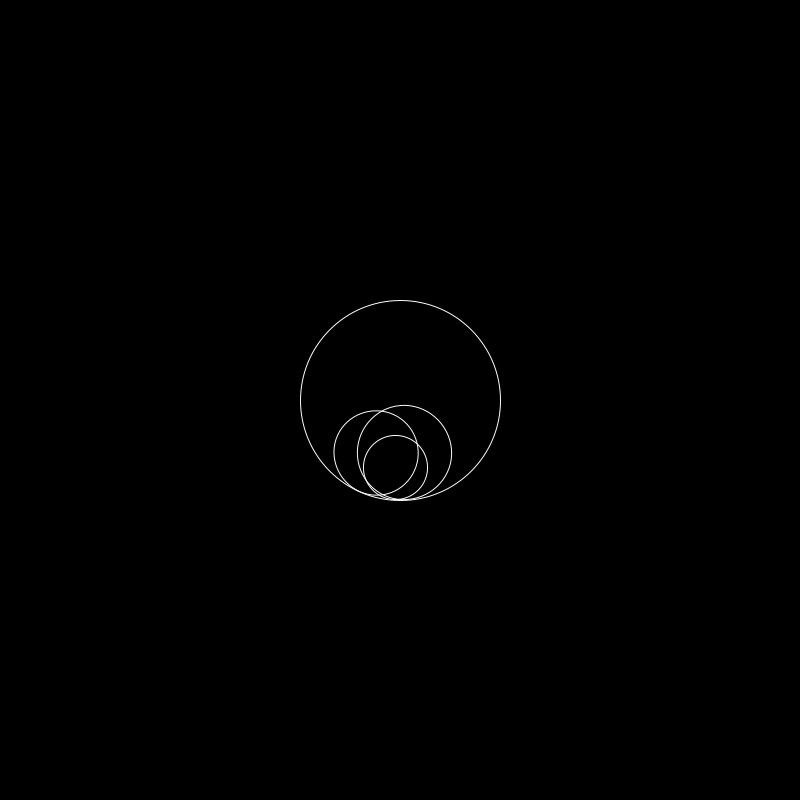
Frame 1 (no input)
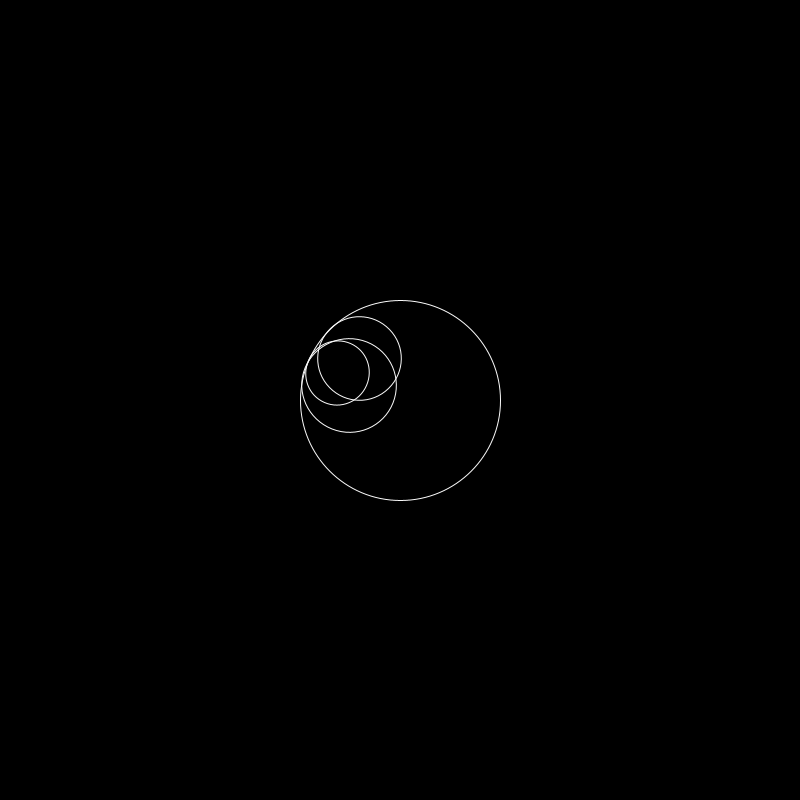
Frame 60 (the mouse pressed at the canvas centre just before this capture)
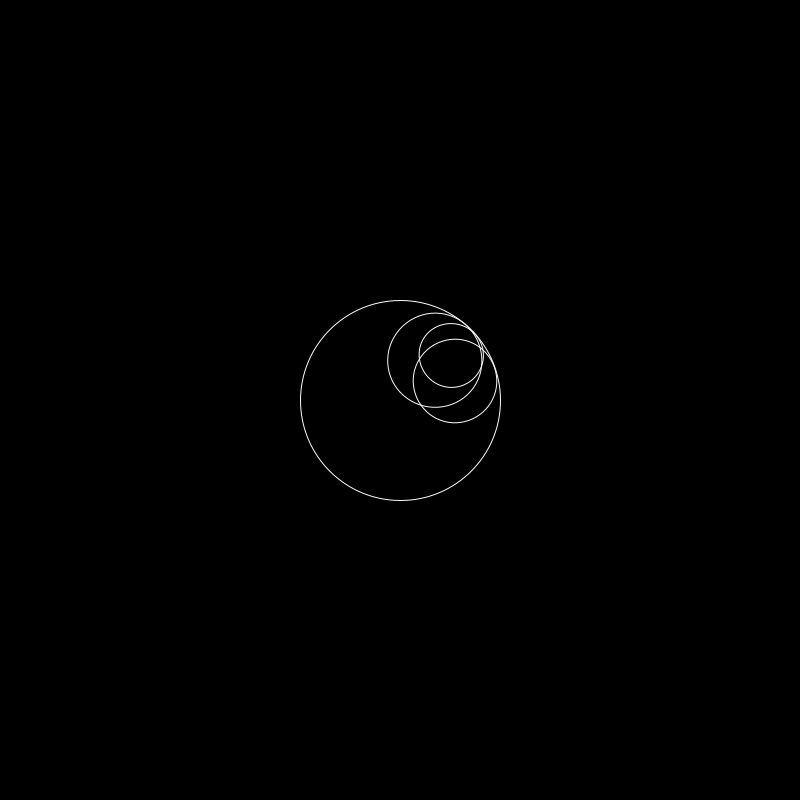
Frame 120 (the mouse held since frame 60 and released just before this capture)

The Processing sketch that drew these frames (run headless with seeded random() and noise(); from frame 60 on, the mouse is pressed at the canvas centre):

// Processing sketch: s01_Circulos_Giran_Dentro_Init
// ── s01_Circulos_Giran_Dentro_Init.pde
import java.util.Random;

Circulos cir;
CirculosConcent miListaCirculos;
int NUM_CIRCULOS_INTERIORES=3;

void setup() {
    frameRate(30);
    size(800, 800);
    background(0);
    stroke(250);
    cir=new Circulos(width/2, height/2, 100);
    miListaCirculos=new CirculosConcent(cir,NUM_CIRCULOS_INTERIORES);
}

void draw() {
    // cir.display();
    // background(0);
    // noLoop();
    miListaCirculos.display();
    //delay(100);
}

// ── Circulos.pde
public class Circulos {

    int diametro=0, radio=0;
    int posX=0, posY=0;
    float angulo=0;
    String nom;

 public Circulos (int x, int y, int d) {
        posX=x;
        posY=y;
        radio=d;
        diametro=d*2;
        
    }

    public Circulos (int x, int y, int d,String nombre) {
        posX=x;
        posY=y;
        radio=d;
        diametro=d*2;
        nom=nombre;
    }

    public Circulos (int x, int y, int d, float an) {
        posX=x;
        posY=y;
        radio=d;
        diametro=d*2;    
        angulo=an;   
    }

    void display(){
        pushMatrix();
        translate(posX, posY);
        noFill();
        ellipseMode(CENTER);
        ellipse(0, 0, diametro, diametro);
        popMatrix();
    }

}

// ── CirculosConcent.pde
public class CirculosConcent{

    Random generator;
    ArrayList<Circulos> listaCirculos = new ArrayList<Circulos>();
    
    int des=0;
    float angulo=0;
    Circulos origen;
    float INCREMENTO_AN=0.03;

    public CirculosConcent(Circulos c){
        origen=c;
        int diametroNuevo=c.radio/2;
        // println("radioNuevo:"+diametroNuevo,"desplazamiento"+des);
        
        Circulos c1=new Circulos(0,0,diametroNuevo);
        calculaCentro(c1,0);
        
        listaCirculos.add(c1);
    }


public CirculosConcent(Circulos c, int numCir){
        origen=c;
        
        // println("radioNuevo:"+diametroNuevo,"desplazamiento"+des);
        
        for (int i = 0; i < numCir; ++i) {
            int diametroNuevo=(int)((c.radio/2)*constrain(random(0,1), 0.3, 1));
            Circulos c1=new Circulos(0,0,diametroNuevo,"A"+i);
            calculaCentro(c1,0);
            listaCirculos.add(c1);
        }
        
    }


    void display(){
        background(0);
        pushMatrix();
        noFill();
        ellipseMode(CENTER);
        translate(origen.posX, origen.posY);
        ellipse(0,0,origen.diametro,origen.diametro);
        for (Circulos o : listaCirculos) { 
          pushMatrix();
            rotate(o.angulo);
            ellipse(o.posX, o.posY, o.diametro, o.diametro);
            //o.angulo+=INCREMENTO_AN;
            if(INCREMENTO_AN<1){
             INCREMENTO_AN+=INCREMENTO_AN;
            }
            o.angulo+=radians(INCREMENTO_AN);
            println(o.nom,o.angulo,radians(INCREMENTO_AN));
          popMatrix();
        }
        popMatrix();
        
    }



    void calculaCentro(Circulos c, int angulo){
        int puntoXext=0;
        int puntoYext=0;

        puntoXext=(int)(0+origen.radio*cos(radians(angulo)));
        // puntoYext=(int)(0+origen.radio*sin(radians(angulo)));

        println(puntoXext,puntoYext);
        c.posX=puntoXext-c.radio;
        c.posY=puntoYext;
        c.angulo=radians(random(0, 360));
    }
}
